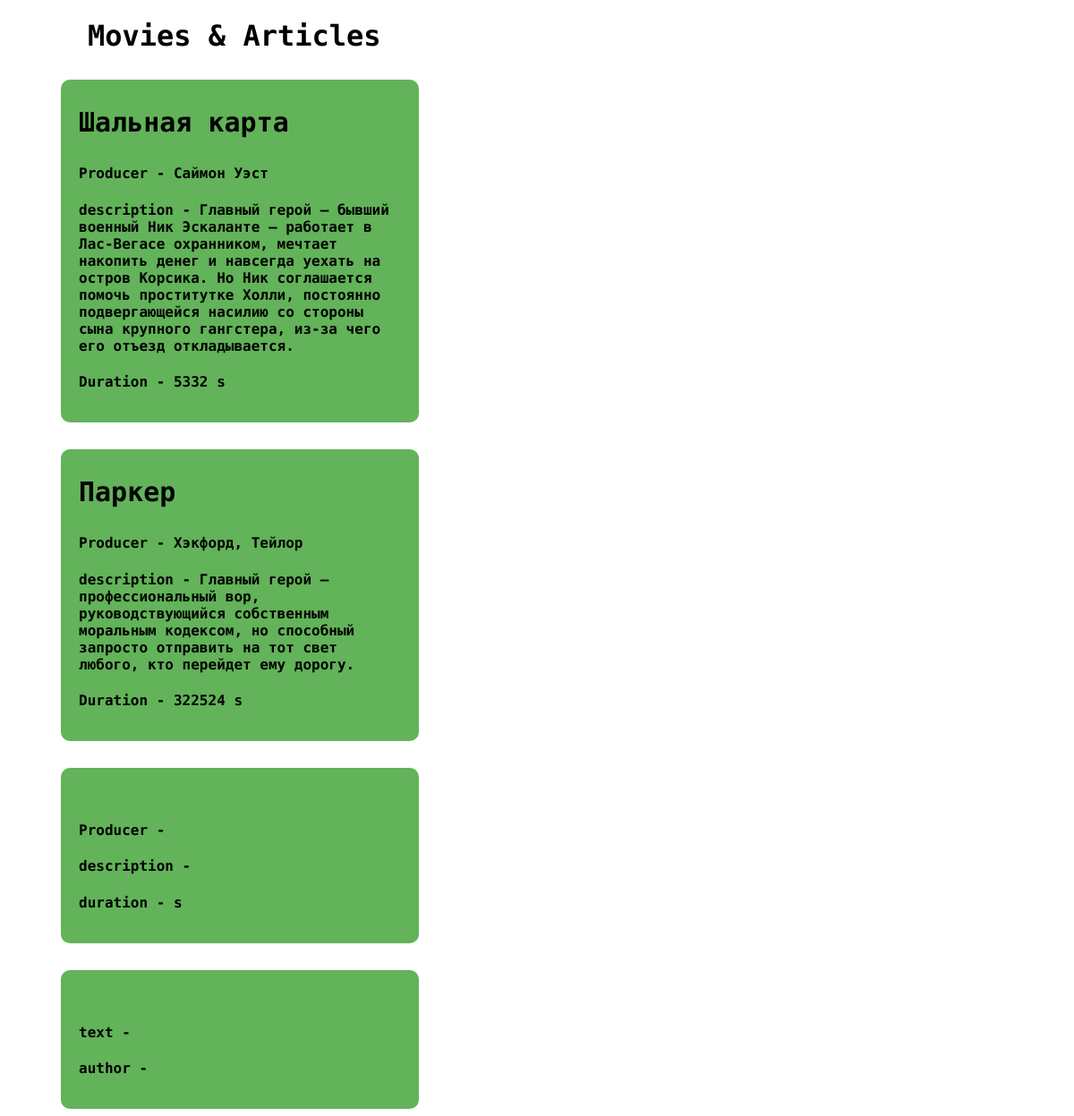
Page /movies/ on the committed database.
### movie/models.py (models this page shows)
class Movie(models.Model):
    title = models.CharField(max_length=200)
    description = models.CharField(max_length=400)
    producer = models.CharField(max_length=200)
    duration = models.IntegerField()

### movie/views.py (the view)
# urls.py: path('movies/', views.movies),
def movies(request):
    movies = Movie.objects.all()
    context = {'movies': movies}
    return render(request, 'main.html', context)

### movie/templates/main.html (shortened to what this page needs)
<!doctype html>
<html lang="en">
<head>
</head>
<body>
         <h1>Movies & Articles</h1>
         {% for movie in movies %}
        <div>
         <h3>{{movie.title}}</h3>
         <h4>Producer - {{movie.producer}}</h4>
          <h4>description - {{movie.description}}</h4>
           <h4>Duration - {{movie.duration}} s</h4>
            </div>
         {% endfor %}
        <div>
         <h3>{{movie_single.title}}</h3>
         <h4>Producer - {{movie_single.producer}}</h4>
          <h4>description - {{movie_single.description}}</h4>
           <h4>duration - {{movie_single.duration}} s</h4>
            </div>
        <div>
         <h3>{{article_single.title}}</h3>
         <h4>text - {{article_single.text}}</h4>
          <h4>author - {{article_single.author}}</h4>
            </div>
</body>
</html>

### movie/templates/main.html (style rules this page uses)
h1 { padding-left:90px; font-family: "Kode Mono", monospace; font-optical-sizing: auto; font-style: normal; }
h3 { font-weight:600; font-size:30px; font-family: "Kode Mono", monospace; font-optical-sizing: auto; font-style: normal; padding-left: 20px; padding-right: 20px; padding-top: 30px; }
h4 { font-family: "Kode Mono", monospace; font-optical-sizing: auto; font-style: normal; padding-left: 20px; padding-right: 20px; }
div { font-family: "Kode Mono", monospace; font-optical-sizing: auto; font-style: normal; margin-left:60px; background-color:#62b359; width: 400px; padding-bottom: 15px; border-radius:10px; }

### rows in the picture
Movie: title "Шальная карта", producer "Саймон Уэст", description "Главный герой — бывший военный Ник Эскаланте — работает в Лас-Вегасе охранником, мечтает накопить денег и навсегда уехать на остров Корсика. Но Ник соглашается помочь проститутке Холли, постоянно подвергающейся насилию со стороны сына крупного гангстера, из-за чего его отъезд откладывается.", duration "5332"
Movie: title "Паркер", producer "Хэкфорд, Тейлор", description "Главный герой — профессиональный вор, руководствующийся собственным моральным кодексом, но способный запросто отправить на тот свет любого, кто перейдет ему дорогу.", duration "322524"
